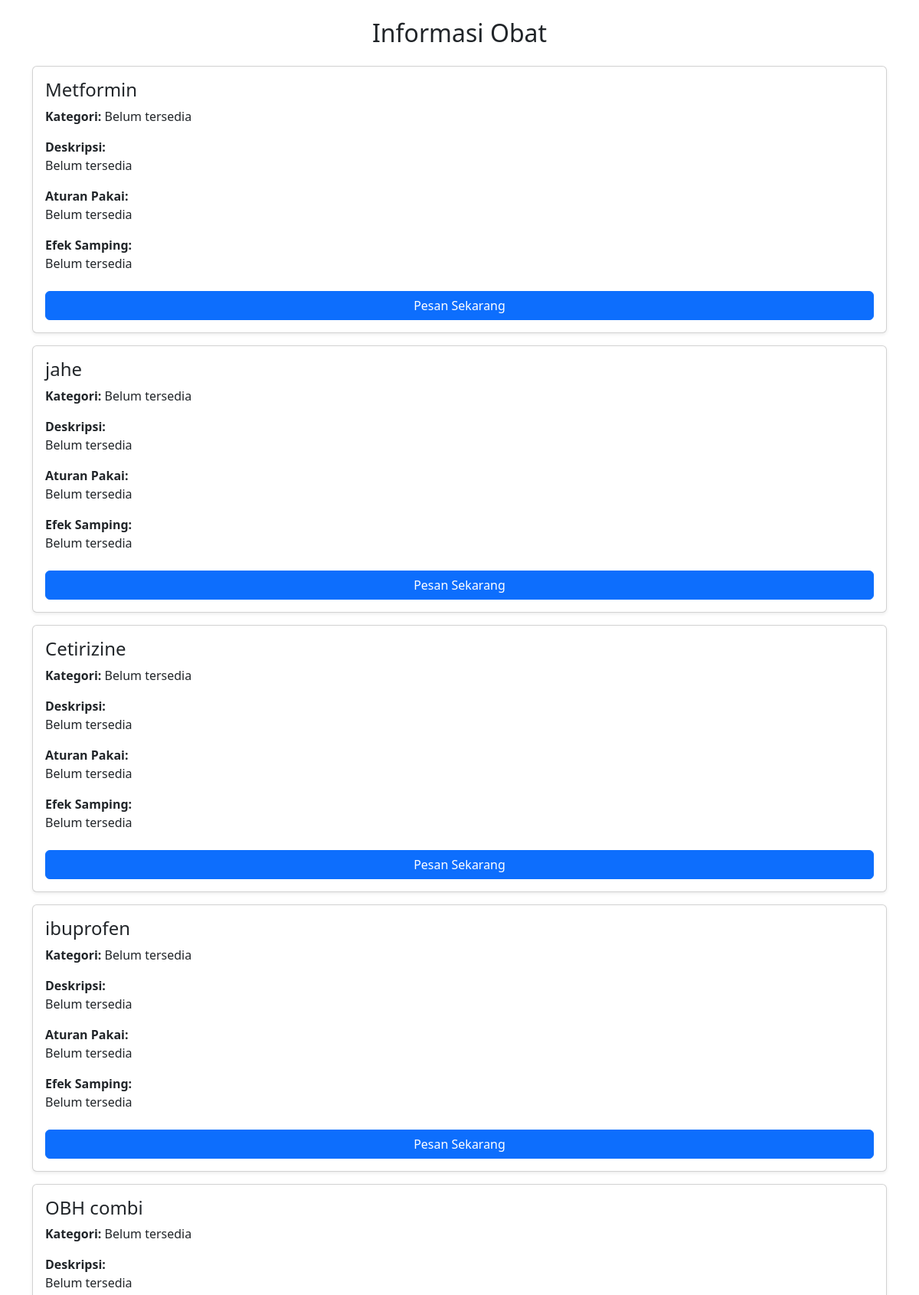
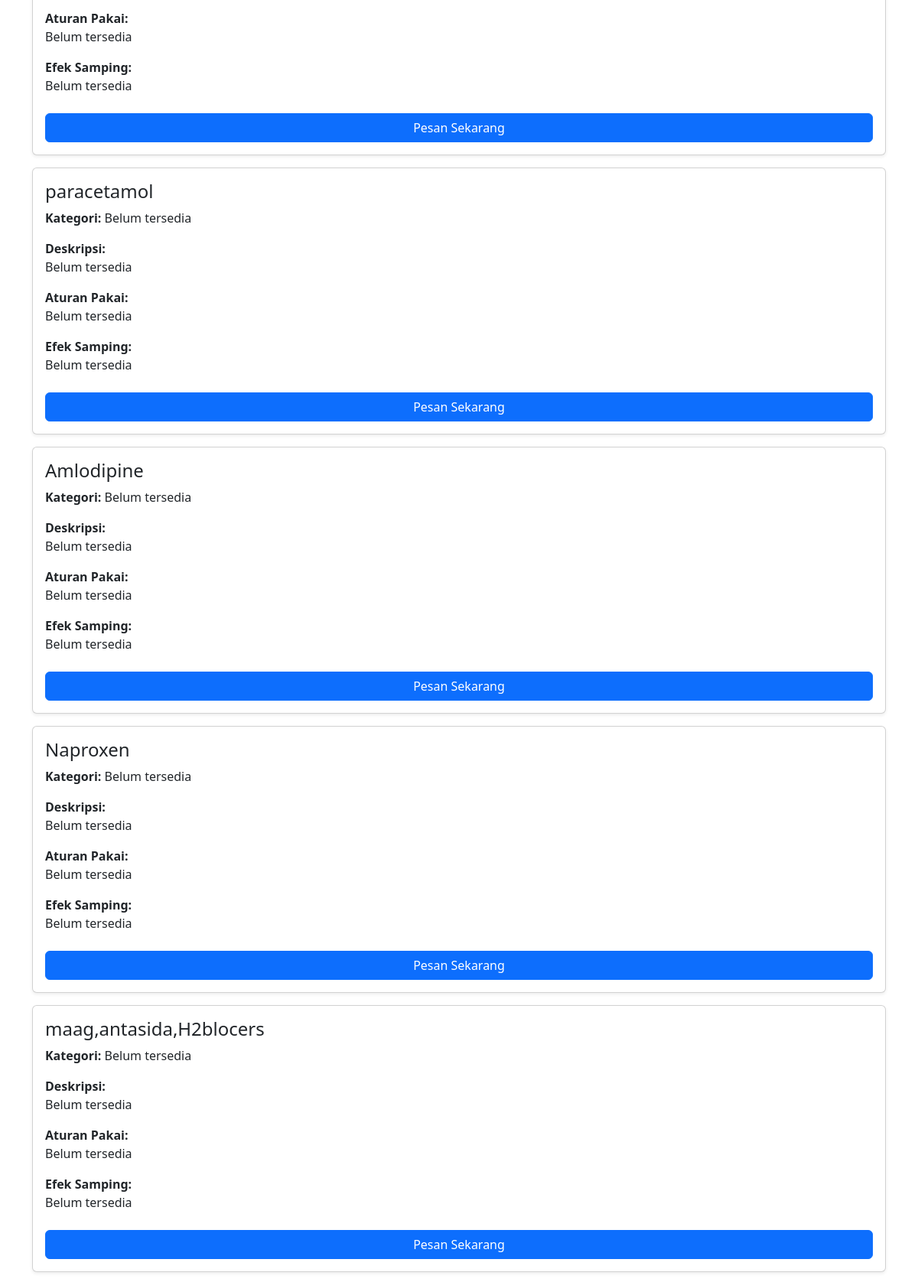
Page /customer/informasi_obat.php (upper part) on the committed database (2 pictures, top to bottom).
### tables this page shows
CREATE TABLE `tb_obat` (
  `id_obat` int NOT NULL AUTO_INCREMENT,
  `nm_obat` varchar(100) DEFAULT NULL,
  `stock` int DEFAULT NULL,
  `harga` int DEFAULT NULL,
  `tgl_kadaluarsa` date DEFAULT NULL,
  `id_kategori` int DEFAULT NULL,
  `bentuk_obat` varchar(50) DEFAULT NULL,
  `id_supplier` int DEFAULT NULL,
  `dosis` varchar(50) DEFAULT NULL,
  `gambar` varchar(500) DEFAULT NULL,
  `deskripsi` varchar(250) DEFAULT NULL,
  PRIMARY KEY (`id_obat`),
  KEY `id_kategori` (`id_kategori`),
  KEY `id_supplier` (`id_supplier`),
  CONSTRAINT `tb_obat_ibfk_1` FOREIGN KEY (`id_kategori`) REFERENCES `tb_kategori` (`id_kategori`),
  CONSTRAINT `tb_obat_ibfk_2` FOREIGN KEY (`id_supplier`) REFERENCES `tb_supplier` (`id_supplier`)
);

### customer/informasi_obat.php (the view, shortened to what this page needs)
<?php
include "../koneksi.php";
$query = mysqli_query($koneksi, "SELECT * FROM tb_obat");
function safe_get($data, $key) {
    return isset($data[$key]) && $data[$key] !== '' ? htmlspecialchars($data[$key]) : 'Belum tersedia';
}
?>
<!DOCTYPE html>
<html lang="id">
<head>
    <link href="https://cdn.jsdelivr.net/npm/bootstrap@5.3.3/dist/css/bootstrap.min.css" rel="stylesheet">
</head>
<body>
<div class="container mt-4">
    <h2 class="text-center mb-4">Informasi Obat</h2>
    <?php while ($data = mysqli_fetch_assoc($query)) { ?>
        <div class="card mb-3 p-3 shadow-sm">
            <h4><?= safe_get($data, 'nm_obat'); ?></h4>
            <p><strong>Kategori:</strong> <?= safe_get($data, 'kategori'); ?></p>
            <p><strong>Deskripsi:</strong><br><?= nl2br(safe_get($data, 'deskripsi')); ?></p>
            <p><strong>Aturan Pakai:</strong><br><?= nl2br(safe_get($data, 'aturan_pakai')); ?></p>
            <p><strong>Efek Samping:</strong><br><?= nl2br(safe_get($data, 'efek_samping')); ?></p>
            <a href="pesan.php?id=<?= $data['id_obat']; ?>" class="btn btn-primary mt-2">Pesan Sekarang</a>
        </div>
    <?php } ?>
</div>
</body>
</html>

### rows in the picture
tb_obat: nm_obat "Metformin", data "Belum tersedia"
tb_obat: nm_obat "jahe", data "Belum tersedia"
tb_obat: nm_obat "Cetirizine", data "Belum tersedia"
tb_obat: nm_obat "ibuprofen", data "Belum tersedia"
tb_obat: nm_obat "OBH combi", data "Belum tersedia"
tb_obat: nm_obat "paracetamol", data "Belum tersedia"
tb_obat: nm_obat "Amlodipine", data "Belum tersedia"
tb_obat: nm_obat "Naproxen", data "Belum tersedia"
tb_obat: nm_obat "maag,antasida,H2blocers", data "Belum tersedia"
